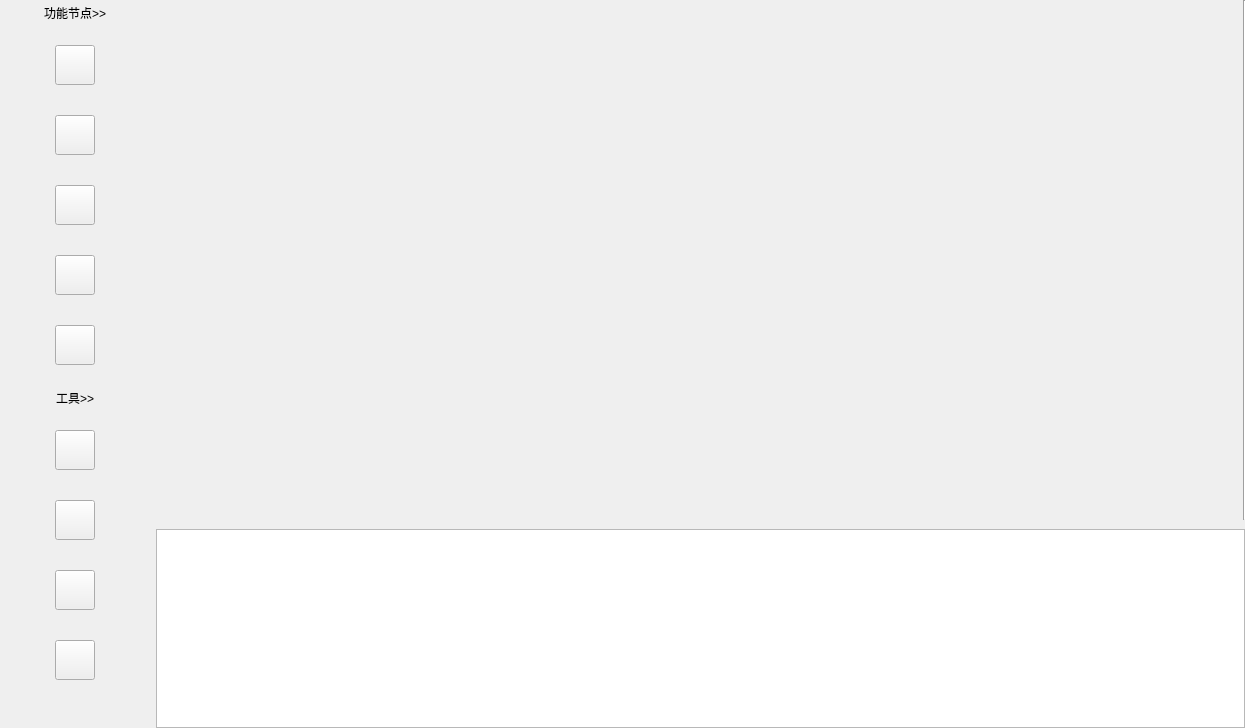
<?xml version="1.0" encoding="UTF-8"?>
<ui version="4.0">
 <class>Canvas</class>
 <widget class="QWidget" name="Canvas">
  <property name="geometry">
   <rect>
    <x>0</x>
    <y>0</y>
    <width>1245</width>
    <height>728</height>
   </rect>
  </property>
  <property name="windowTitle">
   <string>Form</string>
  </property>
  <property name="styleSheet">
   <string notr="true"/>
  </property>
  <layout class="QGridLayout" name="gridLayout">
   <property name="leftMargin">
    <number>0</number>
   </property>
   <property name="topMargin">
    <number>0</number>
   </property>
   <property name="rightMargin">
    <number>0</number>
   </property>
   <property name="bottomMargin">
    <number>0</number>
   </property>
   <item row="0" column="0">
    <widget class="QSplitter" name="splitter">
     <property name="maximumSize">
      <size>
       <width>16777215</width>
       <height>16777215</height>
      </size>
     </property>
     <property name="orientation">
      <enum>Qt::Horizontal</enum>
     </property>
     <widget class="QWidget" name="layoutWidget">
      <layout class="QHBoxLayout" name="horizontalLayout_2" stretch="1,4">
       <item>
        <widget class="QWidget" name="widget_tool" native="true">
         <property name="minimumSize">
          <size>
           <width>150</width>
           <height>0</height>
          </size>
         </property>
         <property name="maximumSize">
          <size>
           <width>150</width>
           <height>16777215</height>
          </size>
         </property>
         <property name="styleSheet">
          <string notr="true"/>
         </property>
         <layout class="QVBoxLayout" name="verticalLayout_2" stretch="1,1">
          <property name="spacing">
           <number>0</number>
          </property>
          <property name="leftMargin">
           <number>0</number>
          </property>
          <property name="topMargin">
           <number>0</number>
          </property>
          <property name="rightMargin">
           <number>0</number>
          </property>
          <property name="bottomMargin">
           <number>0</number>
          </property>
          <item>
           <widget class="QWidget" name="widget_2" native="true">
            <property name="minimumSize">
             <size>
              <width>150</width>
              <height>0</height>
             </size>
            </property>
            <property name="maximumSize">
             <size>
              <width>150</width>
              <height>16777215</height>
             </size>
            </property>
            <property name="styleSheet">
             <string notr="true"/>
            </property>
            <layout class="QVBoxLayout" name="verticalLayout_7" stretch="0,1">
             <property name="spacing">
              <number>10</number>
             </property>
             <property name="leftMargin">
              <number>0</number>
             </property>
             <property name="topMargin">
              <number>0</number>
             </property>
             <property name="rightMargin">
              <number>0</number>
             </property>
             <property name="bottomMargin">
              <number>10</number>
             </property>
             <item>
              <layout class="QVBoxLayout" name="verticalLayout_5">
               <property name="spacing">
                <number>20</number>
               </property>
               <item>
                <layout class="QHBoxLayout" name="horizontalLayout_5" stretch="0">
                 <property name="spacing">
                  <number>0</number>
                 </property>
                 <item>
                  <widget class="QLabel" name="label">
                   <property name="minimumSize">
                    <size>
                     <width>75</width>
                     <height>25</height>
                    </size>
                   </property>
                   <property name="maximumSize">
                    <size>
                     <width>16777215</width>
                     <height>25</height>
                    </size>
                   </property>
                   <property name="text">
                    <string>功能节点&gt;&gt;</string>
                   </property>
                   <property name="alignment">
                    <set>Qt::AlignCenter</set>
                   </property>
                  </widget>
                 </item>
                </layout>
               </item>
               <item>
                <layout class="QHBoxLayout" name="horizontalLayout_3">
                 <property name="spacing">
                  <number>0</number>
                 </property>
                 <item>
                  <spacer name="horizontalSpacer">
                   <property name="orientation">
                    <enum>Qt::Horizontal</enum>
                   </property>
                   <property name="sizeHint" stdset="0">
                    <size>
                     <width>17</width>
                     <height>20</height>
                    </size>
                   </property>
                  </spacer>
                 </item>
                 <item>
                  <layout class="QVBoxLayout" name="verticalLayout_4">
                   <property name="spacing">
                    <number>30</number>
                   </property>
                   <item>
                    <widget class="QPushButton" name="ToolBtn_data">
                     <property name="minimumSize">
                      <size>
                       <width>40</width>
                       <height>40</height>
                      </size>
                     </property>
                     <property name="maximumSize">
                      <size>
                       <width>40</width>
                       <height>40</height>
                      </size>
                     </property>
                     <property name="text">
                      <string/>
                     </property>
                     <property name="icon">
                      <iconset resource="../../../icons.qrc">
                       <normaloff>:/pic/icons/func_数据输入icon.png</normaloff>:/pic/icons/func_数据输入icon.png</iconset>
                     </property>
                     <property name="iconSize">
                      <size>
                       <width>40</width>
                       <height>40</height>
                      </size>
                     </property>
                     <property name="checkable">
                      <bool>false</bool>
                     </property>
                     <property name="checked">
                      <bool>false</bool>
                     </property>
                     <property name="autoRepeat">
                      <bool>false</bool>
                     </property>
                     <property name="autoExclusive">
                      <bool>false</bool>
                     </property>
                    </widget>
                   </item>
                   <item>
                    <widget class="QPushButton" name="ToolBtn_Modeling">
                     <property name="minimumSize">
                      <size>
                       <width>40</width>
                       <height>40</height>
                      </size>
                     </property>
                     <property name="maximumSize">
                      <size>
                       <width>40</width>
                       <height>40</height>
                      </size>
                     </property>
                     <property name="text">
                      <string/>
                     </property>
                     <property name="icon">
                      <iconset resource="../../../icons.qrc">
                       <normaloff>:/pic/icons/func_代理模型icon.png</normaloff>:/pic/icons/func_代理模型icon.png</iconset>
                     </property>
                     <property name="iconSize">
                      <size>
                       <width>40</width>
                       <height>40</height>
                      </size>
                     </property>
                     <property name="checkable">
                      <bool>false</bool>
                     </property>
                     <property name="autoRepeat">
                      <bool>false</bool>
                     </property>
                     <property name="autoExclusive">
                      <bool>false</bool>
                     </property>
                    </widget>
                   </item>
                   <item>
                    <widget class="QPushButton" name="ToolBtn_Opt">
                     <property name="minimumSize">
                      <size>
                       <width>40</width>
                       <height>40</height>
                      </size>
                     </property>
                     <property name="maximumSize">
                      <size>
                       <width>40</width>
                       <height>40</height>
                      </size>
                     </property>
                     <property name="text">
                      <string/>
                     </property>
                     <property name="icon">
                      <iconset resource="../../../icons.qrc">
                       <normaloff>:/pic/icons/func_优化算法icon.png</normaloff>:/pic/icons/func_优化算法icon.png</iconset>
                     </property>
                     <property name="iconSize">
                      <size>
                       <width>40</width>
                       <height>40</height>
                      </size>
                     </property>
                    </widget>
                   </item>
                   <item>
                    <widget class="QPushButton" name="ToolBtn_SA">
                     <property name="minimumSize">
                      <size>
                       <width>40</width>
                       <height>40</height>
                      </size>
                     </property>
                     <property name="maximumSize">
                      <size>
                       <width>40</width>
                       <height>40</height>
                      </size>
                     </property>
                     <property name="text">
                      <string/>
                     </property>
                     <property name="icon">
                      <iconset resource="../../../icons.qrc">
                       <normaloff>:/pic/icons/func_敏感性分析算法icon.png</normaloff>:/pic/icons/func_敏感性分析算法icon.png</iconset>
                     </property>
                     <property name="iconSize">
                      <size>
                       <width>40</width>
                       <height>40</height>
                      </size>
                     </property>
                    </widget>
                   </item>
                   <item>
                    <widget class="QPushButton" name="ToolBtn_DOE">
                     <property name="minimumSize">
                      <size>
                       <width>40</width>
                       <height>40</height>
                      </size>
                     </property>
                     <property name="maximumSize">
                      <size>
                       <width>40</width>
                       <height>40</height>
                      </size>
                     </property>
                     <property name="text">
                      <string/>
                     </property>
                     <property name="icon">
                      <iconset resource="../../../icons.qrc">
                       <normaloff>:/pic/icons/func_.png</normaloff>:/pic/icons/func_.png</iconset>
                     </property>
                     <property name="iconSize">
                      <size>
                       <width>40</width>
                       <height>40</height>
                      </size>
                     </property>
                    </widget>
                   </item>
                  </layout>
                 </item>
                 <item>
                  <spacer name="horizontalSpacer_2">
                   <property name="orientation">
                    <enum>Qt::Horizontal</enum>
                   </property>
                   <property name="sizeHint" stdset="0">
                    <size>
                     <width>13</width>
                     <height>20</height>
                    </size>
                   </property>
                  </spacer>
                 </item>
                </layout>
               </item>
              </layout>
             </item>
             <item>
              <spacer name="verticalSpacer_2">
               <property name="orientation">
                <enum>Qt::Vertical</enum>
               </property>
               <property name="sizeHint" stdset="0">
                <size>
                 <width>20</width>
                 <height>40</height>
                </size>
               </property>
              </spacer>
             </item>
            </layout>
           </widget>
          </item>
          <item>
           <widget class="QWidget" name="widget_3" native="true">
            <property name="minimumSize">
             <size>
              <width>150</width>
              <height>0</height>
             </size>
            </property>
            <property name="maximumSize">
             <size>
              <width>150</width>
              <height>16777215</height>
             </size>
            </property>
            <property name="styleSheet">
             <string notr="true"/>
            </property>
            <layout class="QGridLayout" name="gridLayout_3">
             <property name="leftMargin">
              <number>0</number>
             </property>
             <property name="topMargin">
              <number>10</number>
             </property>
             <property name="rightMargin">
              <number>0</number>
             </property>
             <property name="bottomMargin">
              <number>10</number>
             </property>
             <property name="spacing">
              <number>0</number>
             </property>
             <item row="0" column="0">
              <layout class="QVBoxLayout" name="verticalLayout_6">
               <property name="spacing">
                <number>20</number>
               </property>
               <item>
                <layout class="QHBoxLayout" name="horizontalLayout_6">
                 <property name="spacing">
                  <number>0</number>
                 </property>
                 <property name="sizeConstraint">
                  <enum>QLayout::SetDefaultConstraint</enum>
                 </property>
                 <item>
                  <widget class="QLabel" name="label_2">
                   <property name="minimumSize">
                    <size>
                     <width>75</width>
                     <height>25</height>
                    </size>
                   </property>
                   <property name="maximumSize">
                    <size>
                     <width>16777215</width>
                     <height>25</height>
                    </size>
                   </property>
                   <property name="text">
                    <string>工具&gt;&gt;</string>
                   </property>
                   <property name="alignment">
                    <set>Qt::AlignCenter</set>
                   </property>
                  </widget>
                 </item>
                </layout>
               </item>
               <item>
                <layout class="QHBoxLayout" name="horizontalLayout_7">
                 <property name="spacing">
                  <number>0</number>
                 </property>
                 <item>
                  <spacer name="horizontalSpacer_7">
                   <property name="orientation">
                    <enum>Qt::Horizontal</enum>
                   </property>
                   <property name="sizeHint" stdset="0">
                    <size>
                     <width>40</width>
                     <height>20</height>
                    </size>
                   </property>
                  </spacer>
                 </item>
                 <item>
                  <layout class="QVBoxLayout" name="verticalLayout_3">
                   <property name="spacing">
                    <number>30</number>
                   </property>
                   <item>
                    <widget class="QPushButton" name="ToolBtn_Connect">
                     <property name="minimumSize">
                      <size>
                       <width>40</width>
                       <height>40</height>
                      </size>
                     </property>
                     <property name="maximumSize">
                      <size>
                       <width>40</width>
                       <height>40</height>
                      </size>
                     </property>
                     <property name="text">
                      <string/>
                     </property>
                     <property name="icon">
                      <iconset resource="../../../icons.qrc">
                       <normaloff>:/pic/icons/连接icon.png</normaloff>:/pic/icons/连接icon.png</iconset>
                     </property>
                     <property name="iconSize">
                      <size>
                       <width>35</width>
                       <height>35</height>
                      </size>
                     </property>
                    </widget>
                   </item>
                   <item>
                    <widget class="QPushButton" name="ToolBtn_Delete">
                     <property name="minimumSize">
                      <size>
                       <width>40</width>
                       <height>40</height>
                      </size>
                     </property>
                     <property name="maximumSize">
                      <size>
                       <width>40</width>
                       <height>40</height>
                      </size>
                     </property>
                     <property name="text">
                      <string/>
                     </property>
                     <property name="icon">
                      <iconset resource="../../../icons.qrc">
                       <normaloff>:/pic/icons/删除icon.png</normaloff>:/pic/icons/删除icon.png</iconset>
                     </property>
                     <property name="iconSize">
                      <size>
                       <width>35</width>
                       <height>35</height>
                      </size>
                     </property>
                    </widget>
                   </item>
                   <item>
                    <widget class="QPushButton" name="ToolBtn_Forbiden">
                     <property name="minimumSize">
                      <size>
                       <width>40</width>
                       <height>40</height>
                      </size>
                     </property>
                     <property name="maximumSize">
                      <size>
                       <width>40</width>
                       <height>40</height>
                      </size>
                     </property>
                     <property name="text">
                      <string/>
                     </property>
                     <property name="icon">
                      <iconset resource="../../../icons.qrc">
                       <normaloff>:/pic/icons/禁止icon.png</normaloff>:/pic/icons/禁止icon.png</iconset>
                     </property>
                     <property name="iconSize">
                      <size>
                       <width>35</width>
                       <height>35</height>
                      </size>
                     </property>
                    </widget>
                   </item>
                   <item>
                    <widget class="QPushButton" name="ToolBtn_Activation">
                     <property name="minimumSize">
                      <size>
                       <width>40</width>
                       <height>40</height>
                      </size>
                     </property>
                     <property name="maximumSize">
                      <size>
                       <width>40</width>
                       <height>40</height>
                      </size>
                     </property>
                     <property name="text">
                      <string/>
                     </property>
                     <property name="icon">
                      <iconset resource="../../../icons.qrc">
                       <normaloff>:/pic/icons/解禁icon.png</normaloff>:/pic/icons/解禁icon.png</iconset>
                     </property>
                     <property name="iconSize">
                      <size>
                       <width>35</width>
                       <height>35</height>
                      </size>
                     </property>
                    </widget>
                   </item>
                  </layout>
                 </item>
                 <item>
                  <spacer name="horizontalSpacer_8">
                   <property name="orientation">
                    <enum>Qt::Horizontal</enum>
                   </property>
                   <property name="sizeHint" stdset="0">
                    <size>
                     <width>40</width>
                     <height>20</height>
                    </size>
                   </property>
                  </spacer>
                 </item>
                </layout>
               </item>
              </layout>
             </item>
             <item row="1" column="0">
              <spacer name="verticalSpacer">
               <property name="orientation">
                <enum>Qt::Vertical</enum>
               </property>
               <property name="sizeHint" stdset="0">
                <size>
                 <width>20</width>
                 <height>40</height>
                </size>
               </property>
              </spacer>
             </item>
            </layout>
           </widget>
          </item>
         </layout>
        </widget>
       </item>
       <item>
        <layout class="QVBoxLayout" name="verticalLayout" stretch="5,2">
         <property name="spacing">
          <number>0</number>
         </property>
         <item>
          <layout class="QHBoxLayout" name="horizontalLayout" stretch="1,0">
           <property name="spacing">
            <number>0</number>
           </property>
           <item>
            <widget class="QWidget" name="widget" native="true">
             <property name="minimumSize">
              <size>
               <width>500</width>
               <height>300</height>
              </size>
             </property>
             <property name="styleSheet">
              <string notr="true"/>
             </property>
            </widget>
           </item>
           <item>
            <widget class="Line" name="line">
             <property name="minimumSize">
              <size>
               <width>2</width>
               <height>300</height>
              </size>
             </property>
             <property name="maximumSize">
              <size>
               <width>2</width>
               <height>16777215</height>
              </size>
             </property>
             <property name="orientation">
              <enum>Qt::Vertical</enum>
             </property>
            </widget>
           </item>
          </layout>
         </item>
         <item>
          <widget class="QWidget" name="widget_log" native="true">
           <property name="minimumSize">
            <size>
             <width>0</width>
             <height>100</height>
            </size>
           </property>
           <property name="maximumSize">
            <size>
             <width>16777215</width>
             <height>16777215</height>
            </size>
           </property>
           <layout class="QHBoxLayout" name="horizontalLayout_4">
            <property name="spacing">
             <number>0</number>
            </property>
            <property name="leftMargin">
             <number>0</number>
            </property>
            <property name="rightMargin">
             <number>0</number>
            </property>
            <property name="bottomMargin">
             <number>0</number>
            </property>
            <item>
             <widget class="QTextBrowser" name="textBrowser_log">
              <property name="styleSheet">
               <string notr="true"/>
              </property>
             </widget>
            </item>
           </layout>
          </widget>
         </item>
        </layout>
       </item>
      </layout>
     </widget>
    </widget>
   </item>
  </layout>
 </widget>
 <resources>
  <include location="../../../icons.qrc"/>
 </resources>
 <connections/>
</ui>
